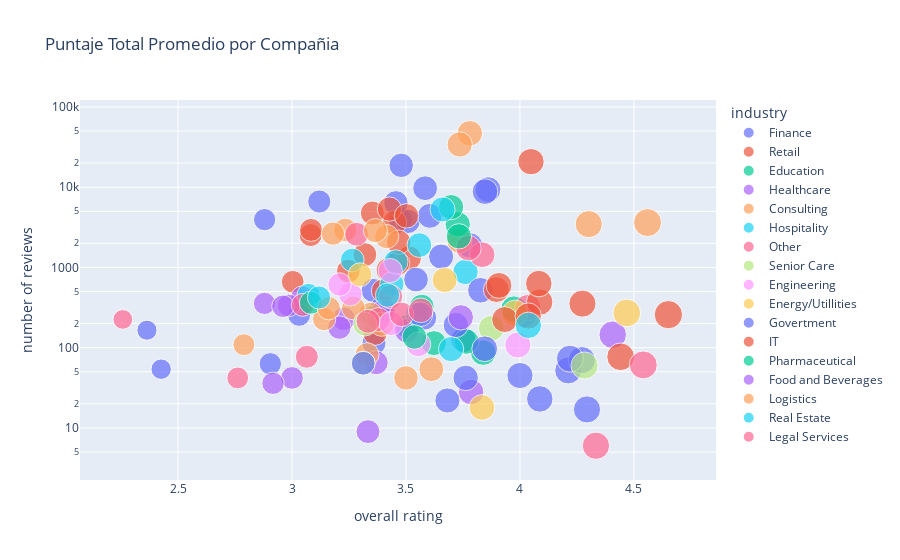

Notebook source saved alongside this figure:
### Code cell
#genero un diccionario key-value 
industry_dict = dict(zip(industries['firm'], industries['industry']))


#lo uso para mapear los valores a cada una de las compañias
df['industry'] = df['firm'].map(industry_dict)

overall_mean = df.groupby(['firm','industry'],as_index=False)['overall_rating'].agg(['mean','count'])

print(overall_mean)

fig = px.scatter(overall_mean , x='mean',y='count', color='industry', log_y= True,
  hover_name='firm', labels={'mean': "overall rating", 'count':'number of reviews'}, size= 'mean',
  title='Puntaje Total Promedio por Compañia')


fig.show()

print('promedio de todos los reviews:' + str(df['overall_rating'].mean())+ '|' + 'promedio no pesado:'+ str(overall_mean['mean'].mean()))

### Figure 1 — Plotly figure (JSON) as saved in the notebook; plotly's stock layout.template omitted (floating-point values rounded to 4 significant figures)
{"data": [{"hovertemplate": "<b>%{hovertext}</b><br><br>industry=Finance<br>overall rating=%{marker.size}<br>number of reviews=%{y}<extra></extra>", "hovertext": ["AFH-Wealth-Management", "AJ-Bell", "AXA-UK", "AlixPartners", "American-Express", "Aon", "Aviva", "BNP-Paribas", "BNY-Mellon", "Barclays", "Barnett-Waddingham", "Bloomberg-L-P", "Blue-Arrow", "Blue-Yonder", "Brewin-Dolphin", "Bupa", "Capita", "Capital-Group", "Citi", "Covea-Insurance", "Curtis-Banks", "Deutsche-Bank", "Diligenta", "EBRD", "Equiniti", "Goldman-Sachs"], "legendgroup": "Finance", "marker": {"color": "#636efa", "size": [2.905, 3.36, 4.016, 4.212, 3.86, 3.475, 3.464, 3.509, 3.12, 3.584, 4.271, 3.604, 3.581, 3.78, 3.752, 3.355, 2.88, 3.654, 3.479, 4.219, 2.426, 3.456, 2.364, 3.396, 3.031, 3.847], "sizemode": "area", "sizeref": 0.01163, "symbol": "circle"}, "mode": "markers", "name": "Finance", "orientation": "v", "showlegend": true, "type": "scatter", "x": [2.905, 3.36, 4.016, 4.212, 3.86, 3.475, 3.464, 3.509, 3.12, 3.584, 4.271, 3.604, 3.581, 3.78, 3.752, 3.355, 2.88, 3.654, 3.479, 4.219, 2.426, 3.456, 2.364, 3.396, 3.031, 3.847], "xaxis": "x", "y": [63, 114, 258, 52, 9349, 3975, 1197, 3757, 6630, 9710, 70, 4394, 236, 1883, 125, 518, 3945, 1365, 18726, 73, 54, 6388, 165, 313, 256, 8808], "yaxis": "y"}, {"hovertemplate": "<b>%{hovertext}</b><br><br>industry=Retail<br>overall rating=%{marker.size}<br>number of reviews=%{y}<extra></extra>", "hovertext": ["ALDI", "ASDA", "ASOS", "Arcadia", "Arnold-Clark", "B-and-M-Retail", "B-and-Q", "Boots", "Burberry", "CarShop-UK", "Co-op", "DFS-Furniture", "Debenhams", "Dixons-Carphone"], "legendgroup": "Retail", "marker": {"color": "#EF553B", "size": [3.422, 3.353, 3.247, 3.003, 3.401, 3.514, 3.32, 3.45, 3.463, 4.651, 3.468, 3.364, 3.082, 3.083], "sizemode": "area", "sizeref": 0.01163, "symbol": "circle"}, "mode": "markers", "name": "Retail", "orientation": "v", "showlegend": true, "type": "scatter", "x": [3.422, 3.353, 3.247, 3.003, 3.401, 3.514, 3.32, 3.45, 3.463, 4.651, 3.468, 3.364, 3.082, 3.083], "xaxis": "x", "y": [931, 4760, 902, 663, 511, 1312, 1445, 3618, 1123, 258, 2065, 151, 2534, 2935], "yaxis": "y"}, {"hovertemplate": "<b>%{hovertext}</b><br><br>industry=Education<br>overall rating=%{marker.size}<br>number of reviews=%{y}<extra></extra>", "hovertext": ["AQA", "BPP-Holdings", "Birkbeck-College", "Birmingham-City-University", "Cambridge-Assessment", "Cardiff-University", "Coventry-University"], "legendgroup": "Education", "marker": {"color": "#00cc96", "size": [3.623, 3.36, 3.839, 3.765, 3.508, 3.974, 3.569], "sizemode": "area", "sizeref": 0.01163, "symbol": "circle"}, "mode": "markers", "name": "Education", "orientation": "v", "showlegend": true, "type": "scatter", "x": [3.623, 3.36, 3.839, 3.765, 3.508, 3.974, 3.569], "xaxis": "x", "y": [114, 239, 87, 119, 183, 304, 325], "yaxis": "y"}, {"hovertemplate": "<b>%{hovertext}</b><br><br>industry=Healthcare<br>overall rating=%{marker.size}<br>number of reviews=%{y}<extra></extra>", "hovertext": ["Abcam", "Abertawe-Bro-Morgannwg-University-Health-Board", "Babylon-Health", "Barchester-Healthcare", "Barnet-and-Chase-Farm-Hospitals-NHS-Trust", "Barts-Health-NHS-Trust", "Betsi-Cadwaladr-University-Health-Board", "Boots-Opticians", "British-Red-Cross", "Care-UK", "Colosseum-Dental", "Cygnet-Health-Care", "Department-of-Health-UK", "Four-Seasons-Health-Care"], "legendgroup": "Healthcare", "marker": {"color": "#ab63fa", "size": [4.407, 3.333, 3.045, 2.879, 3.786, 3.503, 3, 2.985, 3.399, 3.227, 2.917, 3.208, 3.369, 2.96], "sizemode": "area", "sizeref": 0.01163, "symbol": "circle"}, "mode": "markers", "name": "Healthcare", "orientation": "v", "showlegend": true, "type": "scatter", "x": [4.407, 3.333, 3.045, 2.879, 3.786, 3.503, 3, 2.985, 3.399, 3.227, 2.917, 3.208, 3.369, 2.96], "xaxis": "x", "y": [145, 9, 424, 356, 28, 163, 42, 336, 278, 229, 36, 178, 65, 328], "yaxis": "y"}, {"hovertemplate": "<b>%{hovertext}</b><br><br>industry=Consulting<br>overall rating=%{marker.size}<br>number of reviews=%{y}<extra></extra>", "hovertext": ["Accenture", "Adecco", "Angard-Staffing", "BDO", "BHS", "Bain-and-Company", "Boston-Consulting-Group", "Brook-Street", "Career-Legal", "Cougar-Mountain", "Deloitte", "EY", "Egon-Zehnder", "FYXER", "Gi-Group"], "legendgroup": "Consulting", "marker": {"color": "#FFA15A", "size": [3.735, 3.234, 2.789, 3.415, 3.345, 4.56, 4.302, 3.141, 3.611, 3.329, 3.78, 3.736, 3.269, 3.5, 3.393], "sizemode": "area", "sizeref": 0.01163, "symbol": "circle"}, "mode": "markers", "name": "Consulting", "orientation": "v", "showlegend": true, "type": "scatter", "x": [3.735, 3.234, 2.789, 3.415, 3.345, 4.56, 4.302, 3.141, 3.611, 3.329, 3.78, 3.736, 3.269, 3.5, 3.393], "xaxis": "x", "y": [2156, 2932, 109, 2422, 261, 3623, 3466, 227, 54, 82, 46995, 34050, 312, 42, 196], "yaxis": "y"}, {"hovertemplate": "<b>%{hovertext}</b><br><br>industry=Hospitality<br>overall rating=%{marker.size}<br>number of reviews=%{y}<extra></extra>", "hovertext": ["Accor", "Bannatyne-Group", "Best-Western", "Crowne-Plaza-Hotels-and-Resorts", "Dalata-Hotel-Group", "David-Lloyd-Leisure", "Doubletree-By-Hilton"], "legendgroup": "Hospitality", "marker": {"color": "#19d3f3", "size": [3.761, 3.551, 3.264, 3.438, 3.698, 3.073, 3.456], "sizemode": "area", "sizeref": 0.01163, "symbol": "circle"}, "mode": "markers", "name": "Hospitality", "orientation": "v", "showlegend": true, "type": "scatter", "x": [3.761, 3.551, 3.264, 3.438, 3.698, 3.073, 3.456], "xaxis": "x", "y": [879, 263, 1237, 619, 96, 455, 1170], "yaxis": "y"}, {"hovertemplate": "<b>%{hovertext}</b><br><br>industry=Other<br>overall rating=%{marker.size}<br>number of reviews=%{y}<extra></extra>", "hovertext": ["Achieving-for-Children", "BBC", "Barnardo-s", "Bill-and-Melinda-Gates-Foundation", "Christie-s", "Citizens-Advice", "Compass-Group", "Creative-Support", "Diageo", "ENABLE-Scotland"], "legendgroup": "Other", "marker": {"color": "#FF6692", "size": [4.333, 3.834, 3.047, 3.379, 3.432, 4.035, 3.283, 2.258, 3.774, 2.762], "sizemode": "area", "sizeref": 0.01163, "symbol": "circle"}, "mode": "markers", "name": "Other", "orientation": "v", "showlegend": true, "type": "scatter", "x": [4.333, 3.834, 3.047, 3.379, 3.432, 4.035, 3.283, 2.258, 3.774, 2.762], "xaxis": "x", "y": [6, 1441, 341, 224, 433, 316, 2592, 225, 1741, 42], "yaxis": "y"}, {"hovertemplate": "<b>%{hovertext}</b><br><br>industry=Senior Care<br>overall rating=%{marker.size}<br>number of reviews=%{y}<extra></extra>", "hovertext": ["ActionCOACH", "Active-Care-Group", "Age-UK-The-National-Charity", "Everyone-Active"], "legendgroup": "Senior Care", "marker": {"color": "#B6E880", "size": [4.283, 3.312, 3.874, 3.32], "sizemode": "area", "sizeref": 0.01163, "symbol": "circle"}, "mode": "markers", "name": "Senior Care", "orientation": "v", "showlegend": true, "type": "scatter", "x": [4.283, 3.312, 3.874, 3.32], "xaxis": "x", "y": [60, 64, 175, 197], "yaxis": "y"}, {"hovertemplate": "<b>%{hovertext}</b><br><br>industry=Engineering<br>overall rating=%{marker.size}<br>number of reviews=%{y}<extra></extra>", "hovertext": ["Amey", "Babcock-International-Group", "Balfour-Beatty", "Barratt-Developments", "Cromwell-Tools", "GTR-Govia-Thameslink-Railway"], "legendgroup": "Engineering", "marker": {"color": "#FF97FF", "size": [3.256, 3.209, 3.431, 3.991, 3.435, 3.555], "sizemode": "area", "sizeref": 0.01163, "symbol": "circle"}, "mode": "markers", "name": "Engineering", "orientation": "v", "showlegend": true, "type": "scatter", "x": [3.256, 3.209, 3.431, 3.991, 3.435, 3.555], "xaxis": "x", "y": [465, 613, 912, 108, 200, 110], "yaxis": "y"}, {"hovertemplate": "<b>%{hovertext}</b><br><br>industry=Energy/Utillities<br>overall rating=%{marker.size}<br>number of reviews=%{y}<extra></extra>", "hovertext": ["Anglian-Water", "Anglo-American", "BP", "BayWa-r-e-renewable-energy", "ENGIE"], "legendgroup": "Energy/Utillities", "marker": {"color": "#FECB52", "size": [4.469, 3.978, 3.67, 3.833, 3.298], "sizemode": "area", "sizeref": 0.01163, "symbol": "circle"}, "mode": "markers", "name": "Energy/Utillities", "orientation": "v", "showlegend": true, "type": "scatter", "x": [4.469, 3.978, 3.67, 3.833, 3.298], "xaxis": "x", "y": [271, 269, 696, 18, 811], "yaxis": "y"}, {"hovertemplate": "<b>%{hovertext}</b><br><br>industry=Govertment <br>overall rating=%{marker.size}<br>number of reviews=%{y}<extra></extra>", "hovertext": ["Animal-and-Plant-Health-Agency", "BIS", "Civil-Service-United-Kingdom", "Communities-and-Local-Government", "Companies-House", "DFID", "Department-for-Work-And-Pensions", "Durham-County-Council", "East-Sussex-County-Council", "Engineering-and-Physical-Sciences-Research-Council", "Foreign-and-Commonwealth-Office"], "legendgroup": "Govertment ", "marker": {"color": "#636efa", "size": [3.682, 3.312, 3.827, 3.719, 4.087, 3.845, 3.544, 4, 3.762, 4.294, 3.563], "sizemode": "area", "sizeref": 0.01163, "symbol": "circle"}, "mode": "markers", "name": "Govertment ", "orientation": "v", "showlegend": true, "type": "scatter", "x": [3.682, 3.312, 3.827, 3.719, 4.087, 3.845, 3.544, 4, 3.762, 4.294, 3.563], "xaxis": "x", "y": [22, 64, 519, 192, 23, 97, 706, 45, 42, 17, 261], "yaxis": "y"}, {"hovertemplate": "<b>%{hovertext}</b><br><br>industry=IT<br>overall rating=%{marker.size}<br>number of reviews=%{y}<extra></extra>", "hovertext": ["Apple", "BT", "Booking-com", "Bullhorn", "Cisco-Systems", "CityFibre", "Colt-Technology-Services", "Dynatrace", "FARFETCH", "Facebook", "Google"], "legendgroup": "IT", "marker": {"color": "#EF553B", "size": [4.048, 3.427, 3.502, 4.086, 3.896, 4.442, 3.933, 4.083, 3.908, 4.274, 4.036], "sizemode": "area", "sizeref": 0.01163, "symbol": "circle"}, "mode": "markers", "name": "IT", "orientation": "v", "showlegend": true, "type": "scatter", "x": [4.048, 3.427, 3.502, 4.086, 3.896, 4.442, 3.933, 4.083, 3.908, 4.274, 4.036], "xaxis": "x", "y": [20797, 5337, 4393, 370, 530, 77, 224, 629, 597, 354, 248], "yaxis": "y"}, {"hovertemplate": "<b>%{hovertext}</b><br><br>industry=Pharmaceutical<br>overall rating=%{marker.size}<br>number of reviews=%{y}<extra></extra>", "hovertext": ["AstraZeneca", "Bayer", "CVS-Group", "GLL", "GlaxoSmithKline"], "legendgroup": "Pharmaceutical", "marker": {"color": "#00cc96", "size": [3.727, 3.732, 3.537, 3.083, 3.698], "sizemode": "area", "sizeref": 0.01163, "symbol": "circle"}, "mode": "markers", "name": "Pharmaceutical", "orientation": "v", "showlegend": true, "type": "scatter", "x": [3.727, 3.732, 3.537, 3.083, 3.698], "xaxis": "x", "y": [3443, 2441, 136, 363, 5646], "yaxis": "y"}, {"hovertemplate": "<b>%{hovertext}</b><br><br>industry=Food and Beverages<br>overall rating=%{marker.size}<br>number of reviews=%{y}<extra></extra>", "hovertext": ["BAT"], "legendgroup": "Food and Beverages", "marker": {"color": "#ab63fa", "size": [3.741], "sizemode": "area", "sizeref": 0.01163, "symbol": "circle"}, "mode": "markers", "name": "Food and Beverages", "orientation": "v", "showlegend": true, "type": "scatter", "x": [3.741], "xaxis": "x", "y": [239], "yaxis": "y"}, {"hovertemplate": "<b>%{hovertext}</b><br><br>industry=Logistics<br>overall rating=%{marker.size}<br>number of reviews=%{y}<extra></extra>", "hovertext": ["British-Airways", "DHL-Supply-Chain", "DPDgroup"], "legendgroup": "Logistics", "marker": {"color": "#FFA15A", "size": [3.179, 3.366, 3.161], "sizemode": "area", "sizeref": 0.01163, "symbol": "circle"}, "mode": "markers", "name": "Logistics", "orientation": "v", "showlegend": true, "type": "scatter", "x": [3.179, 3.366, 3.161], "xaxis": "x", "y": [2637, 2880, 310], "yaxis": "y"}, {"hovertemplate": "<b>%{hovertext}</b><br><br>industry=Real Estate<br>overall rating=%{marker.size}<br>number of reviews=%{y}<extra></extra>", "hovertext": ["CBRE", "Countrywide-plc", "Cushman-and-Wakefield", "FirstPort", "Foxtons"], "legendgroup": "Real Estate", "marker": {"color": "#19d3f3", "size": [3.66, 3.118, 3.559, 4.037, 3.419], "sizemode": "area", "sizeref": 0.01163, "symbol": "circle"}, "mode": "markers", "name": "Real Estate", "orientation": "v", "showlegend": true, "type": "scatter", "x": [3.66, 3.118, 3.559, 4.037, 3.419], "xaxis": "x", "y": [5276, 422, 1897, 190, 451], "yaxis": "y"}, {"hovertemplate": "<b>%{hovertext}</b><br><br>industry=Legal Services<br>overall rating=%{marker.size}<br>number of reviews=%{y}<extra></extra>", "hovertext": ["Crown-Prosecution-Service", "DWF", "Eversheds-Sutherland", "Freshfields-Bruckhaus-Deringer", "Gateley"], "legendgroup": "Legal Services", "marker": {"color": "#FF6692", "size": [3.065, 3.333, 3.481, 3.565, 4.541], "sizemode": "area", "sizeref": 0.01163, "symbol": "circle"}, "mode": "markers", "name": "Legal Services", "orientation": "v", "showlegend": true, "type": "scatter", "x": [3.065, 3.333, 3.481, 3.565, 4.541], "xaxis": "x", "y": [77, 213, 260, 292, 61], "yaxis": "y"}], "layout": {"legend": {"itemsizing": "constant", "title": {"text": "industry"}, "tracegroupgap": 0}, "title": {"text": "Puntaje Total Promedio por Compañia"}, "xaxis": {"anchor": "y", "domain": [0, 1], "title": {"text": "overall rating"}}, "yaxis": {"anchor": "x", "domain": [0, 1], "title": {"text": "number of reviews"}, "type": "log"}}}
